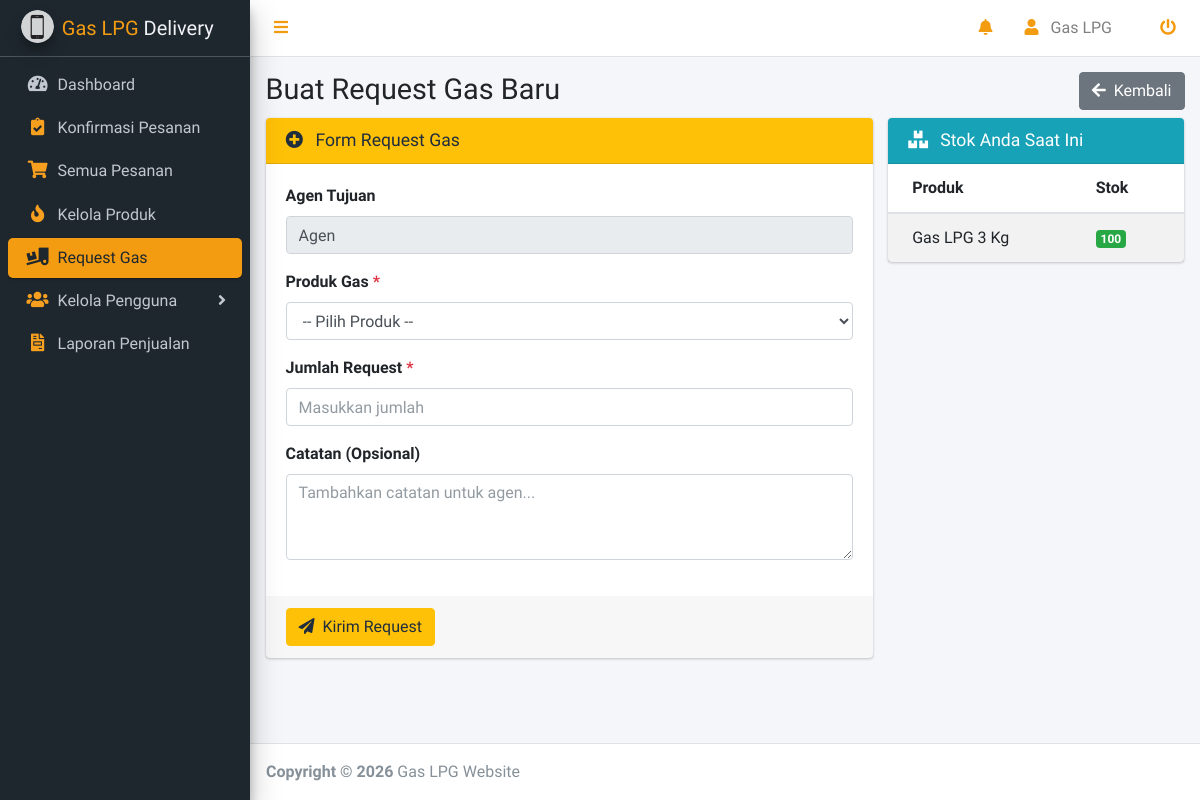
Page /admin/index.php?page=tambah_request (signed in) on the committed database.
### tables this page shows
CREATE TABLE `user` (
  `id_user` int NOT NULL AUTO_INCREMENT,
  `nama_depan` varchar(100) NOT NULL COMMENT 'Nama depan pengguna',
  `nama_belakang` varchar(100) DEFAULT NULL COMMENT 'Nama belakang pengguna',
  `email` varchar(150) NOT NULL COMMENT 'Email untuk login',
  `password` varchar(255) NOT NULL COMMENT 'Password terenkripsi',
  `telepon` varchar(15) DEFAULT NULL COMMENT 'Nomor telepon',
  `alamat` text COMMENT 'Alamat default pengguna',
  `jk` enum('L','P') DEFAULT NULL COMMENT 'Jenis kelamin: L=Laki-laki, P=Perempuan',
  `role` enum('Admin','Agen','Kurir','Pembeli') NOT NULL DEFAULT 'Pembeli' COMMENT 'Role pengguna',
  `id_agen` int DEFAULT NULL COMMENT 'ID agen untuk admin (relasi admin-agen)',
  `created_at` datetime DEFAULT CURRENT_TIMESTAMP COMMENT 'Tanggal registrasi',
  `updated_at` datetime DEFAULT CURRENT_TIMESTAMP ON UPDATE CURRENT_TIMESTAMP,
  PRIMARY KEY (`id_user`),
  UNIQUE KEY `email` (`email`),
  CONSTRAINT `fk_user_agen` FOREIGN KEY (`id_agen`) REFERENCES `user` (`id_user`) ON DELETE SET NULL
);

CREATE TABLE `tb_produk` (
  `id_produk` int NOT NULL AUTO_INCREMENT,
  `nama_produk` varchar(100) NOT NULL COMMENT 'Nama produk gas',
  `deskripsi` text COMMENT 'Deskripsi produk',
  `harga` decimal(10,2) NOT NULL COMMENT 'Harga per unit',
  `stok` int NOT NULL DEFAULT 0 COMMENT 'Jumlah stok tersedia',
  `gambar` varchar(255) DEFAULT NULL COMMENT 'Nama file gambar produk',
  `status` enum('aktif','nonaktif') DEFAULT 'aktif' COMMENT 'Status produk',
  `created_at` datetime DEFAULT CURRENT_TIMESTAMP,
  `updated_at` datetime DEFAULT CURRENT_TIMESTAMP ON UPDATE CURRENT_TIMESTAMP,
  PRIMARY KEY (`id_produk`)
);

### admin/tambah_request.php (the view, shortened to what this page needs)
<?php
$id_admin = $_SESSION['id_user'];
$query_admin = mysqli_query($koneksi, "SELECT u.*, a.nama_depan as nama_agen, a.id_user as id_agen
                                        FROM user u
                                        LEFT JOIN user a ON u.id_agen = a.id_user
                                        WHERE u.id_user = $id_admin");
$data_admin = mysqli_fetch_assoc($query_admin);
?>
<div class="container-fluid">
    <div class="row mb-2">
        <div class="col-sm-6">
            <h1 class="m-0">Buat Request Gas Baru</h1>
        </div>
        <div class="col-sm-6 text-right">
            <a href="index.php?page=request_gas" class="btn btn-secondary">
                <i class="fas fa-arrow-left mr-2"></i>Kembali
            </a>
        </div>
    </div>
    <div class="row">
        <div class="col-md-8">
            <div class="card card-warning">
                <div class="card-header">
                    <h3 class="card-title">
                        <i class="fas fa-plus-circle mr-2"></i>
                        Form Request Gas
                    </h3>
                </div>
                <form method="post">
                    <div class="card-body">
                        <div class="form-group">
                            <label>Agen Tujuan</label>
                            <input type="text" class="form-control" value="<?php echo $data_admin['nama_agen']; ?>" disabled>
                        </div>
                        <div class="form-group">
                            <label>Produk Gas <span class="text-danger">*</span></label>
                            <select name="id_produk" class="form-control" id="selectProduk" required>
                                <option value="">-- Pilih Produk --</option>
                            </select>
                        </div>
                        <div class="form-group">
                            <label>Jumlah Request <span class="text-danger">*</span></label>
                            <input type="number" name="jumlah" class="form-control" min="1" required placeholder="Masukkan jumlah">
                        </div>
                        <div class="form-group">
                            <label>Catatan (Opsional)</label>
                            <textarea name="catatan" class="form-control" rows="3" placeholder="Tambahkan catatan untuk agen..."></textarea>
                        </div>
                    </div>
                    <div class="card-footer">
                        <button type="submit" name="submit" class="btn btn-warning">
                            <i class="fas fa-paper-plane mr-2"></i>Kirim Request
                        </button>
                    </div>
                </form>
            </div>
        </div>
        <div class="col-md-4">
            <div class="card">
                <div class="card-header bg-info">
                    <h3 class="card-title">
                        <i class="fas fa-boxes mr-2"></i>
                        Stok Anda Saat Ini
                    </h3>
                </div>
                <div class="card-body p-0">
                    <table class="table table-striped mb-0">
                        <thead>
                            <tr>
                                <th>Produk</th>
                                <th>Stok</th>
                            </tr>
                        </thead>
                        <tbody>
                            <?php
                            $stok_admin = mysqli_query($koneksi, "SELECT * FROM tb_produk WHERE status = 'aktif'");
                            while ($s = mysqli_fetch_assoc($stok_admin)):
                            ?>
                            <tr>
                                <td><?php echo $s['nama_produk']; ?></td>
                                <td>
                                    <?php if ($s['stok'] < 10): ?>
                                        <span class="badge badge-danger"><?php echo $s['stok']; ?></span>
                                    <?php elseif ($s['stok'] < 30): ?>
                                        <span class="badge badge-warning"><?php echo $s['stok']; ?></span>
                                    <?php else: ?>
                                        <span class="badge badge-success"><?php echo $s['stok']; ?></span>
                                    <?php endif; ?>
                                </td>
                            </tr>
                            <?php endwhile; ?>
                        </tbody>
                    </table>
                </div>
            </div>
        </div>
    </div>
</div>

### rows in the picture
user: id_agen.nama_depan "Agen"
tb_produk: nama_produk "Gas LPG 3 Kg", stok "100"

### other values in the picture
$_SESSION['nama'] "Gas LPG"
APP_NAME "Gas LPG Website"
